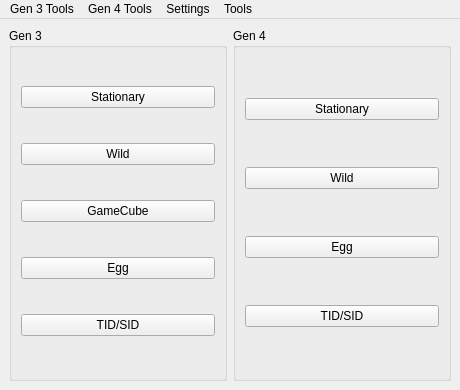
<?xml version="1.0" encoding="UTF-8"?>
<ui version="4.0">
 <class>MainWindow</class>
 <widget class="QMainWindow" name="MainWindow">
  <property name="geometry">
   <rect>
    <x>0</x>
    <y>0</y>
    <width>460</width>
    <height>390</height>
   </rect>
  </property>
  <property name="minimumSize">
   <size>
    <width>460</width>
    <height>390</height>
   </size>
  </property>
  <property name="windowIcon">
   <iconset>
    <normaloff>../pokefinder.ico</normaloff>../pokefinder.ico</iconset>
  </property>
  <widget class="QWidget" name="centralwidget">
   <layout class="QGridLayout" name="gridLayout">
    <item row="0" column="1">
     <widget class="QGroupBox" name="groupBoxGen4">
      <property name="title">
       <string>Gen 4</string>
      </property>
      <layout class="QGridLayout" name="gridLayout_3">
       <item row="0" column="0">
        <widget class="QPushButton" name="pushButtonStationary4">
         <property name="text">
          <string>Stationary</string>
         </property>
        </widget>
       </item>
       <item row="1" column="0">
        <widget class="QPushButton" name="pushButtonWild4">
         <property name="text">
          <string>Wild</string>
         </property>
        </widget>
       </item>
       <item row="2" column="0">
        <widget class="QPushButton" name="pushButtonEgg4">
         <property name="text">
          <string>Egg</string>
         </property>
        </widget>
       </item>
       <item row="3" column="0">
        <widget class="QPushButton" name="pushButtonIDs4">
         <property name="text">
          <string>TID/SID</string>
         </property>
        </widget>
       </item>
      </layout>
     </widget>
    </item>
    <item row="0" column="0">
     <widget class="QGroupBox" name="groupBoxGen3">
      <property name="title">
       <string>Gen 3</string>
      </property>
      <layout class="QGridLayout" name="gridLayout_2">
       <item row="0" column="0">
        <widget class="QPushButton" name="pushButtonStationary3">
         <property name="text">
          <string>Stationary</string>
         </property>
        </widget>
       </item>
       <item row="1" column="0">
        <widget class="QPushButton" name="pushButtonWild3">
         <property name="text">
          <string>Wild</string>
         </property>
        </widget>
       </item>
       <item row="2" column="0">
        <widget class="QPushButton" name="pushButtonGameCube">
         <property name="text">
          <string>GameCube</string>
         </property>
        </widget>
       </item>
       <item row="3" column="0">
        <widget class="QPushButton" name="pushButtonEgg3">
         <property name="text">
          <string>Egg</string>
         </property>
        </widget>
       </item>
       <item row="4" column="0">
        <widget class="QPushButton" name="pushButtonIDs3">
         <property name="text">
          <string>TID/SID</string>
         </property>
        </widget>
       </item>
      </layout>
     </widget>
    </item>
   </layout>
  </widget>
  <widget class="QMenuBar" name="menubar">
   <property name="geometry">
    <rect>
     <x>0</x>
     <y>0</y>
     <width>460</width>
     <height>22</height>
    </rect>
   </property>
   <widget class="QMenu" name="menuTools">
    <property name="title">
     <string>Tools</string>
    </property>
    <addaction name="actionEncounterLookup"/>
    <addaction name="actionIVCalculator"/>
    <addaction name="actionResearcher"/>
   </widget>
   <widget class="QMenu" name="menuGen3Tools">
    <property name="title">
     <string>Gen 3 Tools</string>
    </property>
    <widget class="QMenu" name="menuGameCube">
     <property name="title">
      <string>GameCube</string>
     </property>
     <addaction name="actionGameCubeRTC"/>
     <addaction name="actionGameCubeSeedFinder"/>
     <addaction name="actionJirachiPattern"/>
     <addaction name="actionPokeSpot"/>
    </widget>
    <addaction name="menuGameCube"/>
    <addaction name="actionIVtoPID3"/>
    <addaction name="actionPIDtoIV"/>
    <addaction name="actionSeedtoTime3"/>
    <addaction name="actionSpindaPainter"/>
    <addaction name="actionFRLGSeed"/>
   </widget>
   <widget class="QMenu" name="menuGen4Tools">
    <property name="title">
     <string>Gen 4 Tools</string>
    </property>
    <addaction name="actionIVtoPID4"/>
    <addaction name="actionSeedtoTime4"/>
    <addaction name="actionSIDfromChainedShiny"/>
   </widget>
   <widget class="QMenu" name="menuSettings">
    <property name="title">
     <string>Settings</string>
    </property>
    <widget class="QMenu" name="menuLanguage">
     <property name="title">
      <string>Language</string>
     </property>
     <addaction name="actionGerman"/>
     <addaction name="actionEnglish"/>
     <addaction name="actionSpanish"/>
     <addaction name="actionFrench"/>
     <addaction name="actionItalian"/>
     <addaction name="actionJapanese"/>
     <addaction name="actionKorean"/>
     <addaction name="actionChinese"/>
    </widget>
    <widget class="QMenu" name="menuStyle">
     <property name="title">
      <string>Style</string>
     </property>
     <addaction name="actionDark"/>
     <addaction name="actionLight"/>
    </widget>
    <addaction name="menuLanguage"/>
    <addaction name="menuStyle"/>
   </widget>
   <addaction name="menuGen3Tools"/>
   <addaction name="menuGen4Tools"/>
   <addaction name="menuSettings"/>
   <addaction name="menuTools"/>
  </widget>
  <action name="actionResearcher">
   <property name="text">
    <string>Researcher</string>
   </property>
  </action>
  <action name="actionSeedtoTime3">
   <property name="text">
    <string>Seed to Time</string>
   </property>
  </action>
  <action name="actionJirachiPattern">
   <property name="text">
    <string>Jirachi Pattern</string>
   </property>
  </action>
  <action name="actionPokeSpot">
   <property name="text">
    <string>PokeSpot</string>
   </property>
  </action>
  <action name="actionIVtoPID3">
   <property name="text">
    <string>IV to PID</string>
   </property>
  </action>
  <action name="actionGameCubeRTC">
   <property name="text">
    <string>GameCube RTC</string>
   </property>
  </action>
  <action name="actionPIDtoIV">
   <property name="text">
    <string>PID to IV</string>
   </property>
  </action>
  <action name="actionSeedtoTime4">
   <property name="text">
    <string>Seed to Time</string>
   </property>
  </action>
  <action name="actionIVtoPID4">
   <property name="text">
    <string>IV to PID</string>
   </property>
  </action>
  <action name="actionDark">
   <property name="checkable">
    <bool>true</bool>
   </property>
   <property name="text">
    <string>Dark</string>
   </property>
  </action>
  <action name="actionLight">
   <property name="checkable">
    <bool>true</bool>
   </property>
   <property name="text">
    <string>Light</string>
   </property>
  </action>
  <action name="actionGerman">
   <property name="checkable">
    <bool>true</bool>
   </property>
   <property name="text">
    <string>German</string>
   </property>
  </action>
  <action name="actionEnglish">
   <property name="checkable">
    <bool>true</bool>
   </property>
   <property name="text">
    <string>English</string>
   </property>
  </action>
  <action name="actionSpanish">
   <property name="checkable">
    <bool>true</bool>
   </property>
   <property name="text">
    <string>Spanish</string>
   </property>
  </action>
  <action name="actionFrench">
   <property name="checkable">
    <bool>true</bool>
   </property>
   <property name="text">
    <string>French</string>
   </property>
  </action>
  <action name="actionItalian">
   <property name="checkable">
    <bool>true</bool>
   </property>
   <property name="text">
    <string>Italian</string>
   </property>
  </action>
  <action name="actionJapanese">
   <property name="checkable">
    <bool>true</bool>
   </property>
   <property name="text">
    <string>Japanese</string>
   </property>
  </action>
  <action name="actionKorean">
   <property name="checkable">
    <bool>true</bool>
   </property>
   <property name="text">
    <string>Korean</string>
   </property>
  </action>
  <action name="actionChinese">
   <property name="checkable">
    <bool>true</bool>
   </property>
   <property name="text">
    <string>Chinese</string>
   </property>
  </action>
  <action name="actionSIDfromChainedShiny">
   <property name="text">
    <string>SID from Chained Shiny</string>
   </property>
  </action>
  <action name="actionIVCalculator">
   <property name="text">
    <string>IV Calculator</string>
   </property>
  </action>
  <action name="actionSpindaPainter">
   <property name="text">
    <string>Spinda Painter</string>
   </property>
  </action>
  <action name="actionEncounterLookup">
   <property name="text">
    <string>Encounter Lookup</string>
   </property>
  </action>
  <action name="actionGameCubeSeedFinder">
   <property name="text">
    <string>GameCube Seed Finder</string>
   </property>
  </action>
  <action name="actionFRLGSeed">
   <property name="text">
    <string>FRLG Seed Searcher</string>
   </property>
  </action>
 </widget>
 <resources/>
 <connections/>
</ui>
